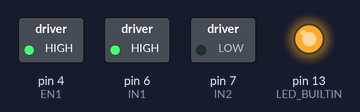
Recording of a sketch running on a simulated Arduino Uno, built with avr-gcc and run on an emulated ATmega328P. On the bench: switched loads named in the sketch (green lamp = pin HIGH), output pins drawn as LEDs (lit = HIGH).

Above: at 0.5 s.
At 1.5 s:
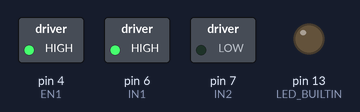
Timing chart, 0 to 3.0 s (numbered marks = the images above):
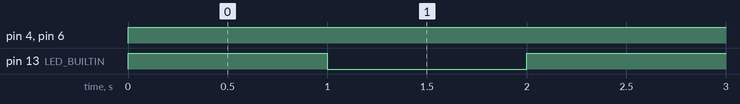

The sketch:

prueba_motores.ino
```cpp
// Prueba para motores
int EN1 = 4;
int IN1 = 6;
int IN2 = 7;

void setup() {
  // put your setup code here, to run once:
  pinMode(EN1, OUTPUT);
  pinMode(IN1, OUTPUT);
  pinMode(IN2, OUTPUT);
  pinMode(LED_BUILTIN, OUTPUT);

}

void loop() {
  // put your main code here, to run repeatedly:
  // para que motor gire en sentido "positivo"
  digitalWrite(IN1, HIGH);
  digitalWrite(IN2, LOW);

  // variar velocidad de motor
  digitalWrite(EN1, HIGH);

  digitalWrite(LED_BUILTIN, HIGH);
  delay(1000);
  digitalWrite(LED_BUILTIN, LOW);
  delay(1000);


}
```

Measured:
- by itself, pin 4 (EN1), pin 6 (IN1): LOW → HIGH at 0.00 s
- by itself, pin 13 (LED_BUILTIN): alternates HIGH for 1.0 s and LOW for 1.0 s
